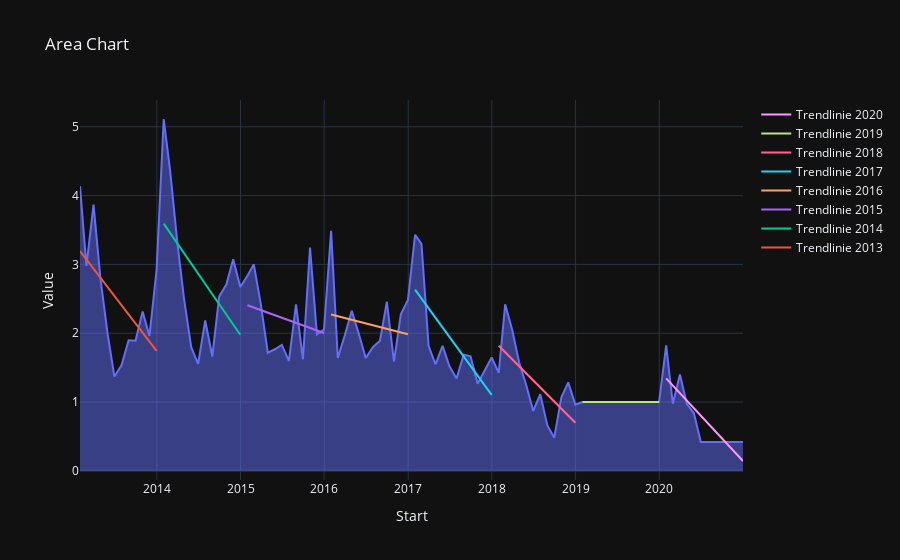

Write notebook code for a chart like this one.
### Code cell
df["Value"] = pd.to_numeric(df["Value"])
df['Start'] = pd.to_datetime(df['Start'])

# Gruppieren die Daten nach Jahren
df['Year'] = df['Start'].dt.year

fig = px.area(df, x='Start', y='Value', title='Area Chart')

# Berechnung und Hinzufügen der Trendlinie für jedes Jahr
for year in df['Year'].unique():
    yearly_data = df[df['Year'] == year]
    
    yearly_data['StartNumeric'] = yearly_data['Start'].view("int64") / 10**9
    
    # Berechnen die lineare Regression für das Jahr
    slope, intercept = np.polyfit(yearly_data['StartNumeric'], yearly_data['Value'], 1)
    
    # Berechnung der Trendlinienwerte
    yearly_data['Trend'] = intercept + slope * yearly_data['StartNumeric']
    
    fig.add_scatter(x=yearly_data['Start'], y=yearly_data['Trend'], mode='lines', name=f'Trendlinie {year}')

fig.show()
